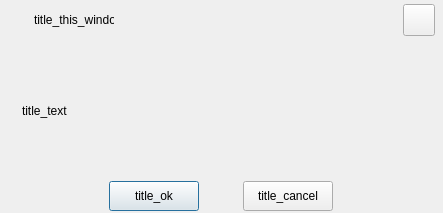
<?xml version="1.0" encoding="UTF-8"?>
<ui version="4.0">
 <class>MessageWindow</class>
 <widget class="QDialog" name="MessageWindow">
  <property name="geometry">
   <rect>
    <x>0</x>
    <y>0</y>
    <width>443</width>
    <height>213</height>
   </rect>
  </property>
  <property name="windowTitle">
   <string/>
  </property>
  <widget class="QWidget" name="wid_main">
   <property name="geometry">
    <rect>
     <x>0</x>
     <y>0</y>
     <width>441</width>
     <height>211</height>
    </rect>
   </property>
   <layout class="QGridLayout" name="gridLayout">
    <item row="1" column="0" colspan="2">
     <layout class="QVBoxLayout" name="layout_body">
      <item>
       <layout class="QHBoxLayout" name="layout_text">
        <item>
         <widget class="QWidget" name="widget_2" native="true">
          <property name="minimumSize">
           <size>
            <width>16</width>
            <height>0</height>
           </size>
          </property>
          <property name="maximumSize">
           <size>
            <width>16</width>
            <height>16777215</height>
           </size>
          </property>
         </widget>
        </item>
        <item>
         <widget class="QLabel" name="lbl_text">
          <property name="text">
           <string>title_text</string>
          </property>
         </widget>
        </item>
        <item>
         <widget class="QWidget" name="widget_3" native="true">
          <property name="minimumSize">
           <size>
            <width>16</width>
            <height>0</height>
           </size>
          </property>
          <property name="maximumSize">
           <size>
            <width>16</width>
            <height>16777215</height>
           </size>
          </property>
         </widget>
        </item>
       </layout>
      </item>
      <item>
       <layout class="QHBoxLayout" name="layout_btn">
        <item>
         <spacer name="horizontalSpacer_2">
          <property name="orientation">
           <enum>Qt::Horizontal</enum>
          </property>
          <property name="sizeHint" stdset="0">
           <size>
            <width>40</width>
            <height>20</height>
           </size>
          </property>
         </spacer>
        </item>
        <item>
         <widget class="QPushButton" name="btn_ok">
          <property name="minimumSize">
           <size>
            <width>90</width>
            <height>30</height>
           </size>
          </property>
          <property name="maximumSize">
           <size>
            <width>90</width>
            <height>30</height>
           </size>
          </property>
          <property name="text">
           <string>title_ok</string>
          </property>
         </widget>
        </item>
        <item>
         <widget class="QWidget" name="widget" native="true">
          <property name="minimumSize">
           <size>
            <width>32</width>
            <height>0</height>
           </size>
          </property>
         </widget>
        </item>
        <item>
         <widget class="QPushButton" name="btn_cancel">
          <property name="minimumSize">
           <size>
            <width>90</width>
            <height>30</height>
           </size>
          </property>
          <property name="maximumSize">
           <size>
            <width>90</width>
            <height>30</height>
           </size>
          </property>
          <property name="text">
           <string>title_cancel</string>
          </property>
         </widget>
        </item>
        <item>
         <spacer name="horizontalSpacer_3">
          <property name="orientation">
           <enum>Qt::Horizontal</enum>
          </property>
          <property name="sizeHint" stdset="0">
           <size>
            <width>40</width>
            <height>20</height>
           </size>
          </property>
         </spacer>
        </item>
       </layout>
      </item>
     </layout>
    </item>
    <item row="0" column="0">
     <layout class="QHBoxLayout" name="layout_head">
      <property name="spacing">
       <number>2</number>
      </property>
      <property name="sizeConstraint">
       <enum>QLayout::SetDefaultConstraint</enum>
      </property>
      <item>
       <widget class="QLabel" name="lbl_logo">
        <property name="enabled">
         <bool>true</bool>
        </property>
        <property name="minimumSize">
         <size>
          <width>32</width>
          <height>32</height>
         </size>
        </property>
        <property name="maximumSize">
         <size>
          <width>32</width>
          <height>32</height>
         </size>
        </property>
        <property name="text">
         <string/>
        </property>
       </widget>
      </item>
      <item>
       <widget class="QLabel" name="lbl_title">
        <property name="minimumSize">
         <size>
          <width>80</width>
          <height>40</height>
         </size>
        </property>
        <property name="maximumSize">
         <size>
          <width>80</width>
          <height>40</height>
         </size>
        </property>
        <property name="text">
         <string>title_this_window</string>
        </property>
       </widget>
      </item>
      <item>
       <spacer name="horizontalSpacer">
        <property name="orientation">
         <enum>Qt::Horizontal</enum>
        </property>
        <property name="sizeHint" stdset="0">
         <size>
          <width>32</width>
          <height>32</height>
         </size>
        </property>
       </spacer>
      </item>
      <item>
       <widget class="QPushButton" name="btn_close">
        <property name="minimumSize">
         <size>
          <width>32</width>
          <height>32</height>
         </size>
        </property>
        <property name="maximumSize">
         <size>
          <width>32</width>
          <height>32</height>
         </size>
        </property>
        <property name="text">
         <string/>
        </property>
       </widget>
      </item>
     </layout>
    </item>
   </layout>
  </widget>
 </widget>
 <resources/>
 <connections/>
</ui>
